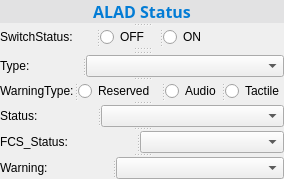
       <widget class="QSplitter" name="splitter_237">
        <property name="orientation">
         <enum>Qt::Vertical</enum>
        </property>
        <widget class="QLabel" name="label_224">
         <property name="font">
          <font>
           <family>Microsoft YaHei</family>
           <pointsize>12</pointsize>
          </font>
         </property>
         <property name="styleSheet">
          <string notr="true">color:rgb(3, 124, 213);
background-color: rgb(226, 226, 227);</string>
         </property>
         <property name="frameShape">
          <enum>QFrame::Box</enum>
         </property>
         <property name="frameShadow">
          <enum>QFrame::Plain</enum>
         </property>
         <property name="lineWidth">
          <number>0</number>
         </property>
         <property name="text">
          <string>&lt;html&gt;&lt;head/&gt;&lt;body&gt;&lt;p&gt;&lt;span style=&quot; font-weight:600;&quot;&gt;ALAD Status&lt;/span&gt;&lt;/p&gt;&lt;/body&gt;&lt;/html&gt;</string>
         </property>
         <property name="alignment">
          <set>Qt::AlignCenter</set>
         </property>
        </widget>
        <widget class="QSplitter" name="splitter_238">
         <property name="styleSheet">
          <string notr="true">font: 9pt &quot;Microsoft YaHei&quot;;</string>
         </property>
         <property name="orientation">
          <enum>Qt::Vertical</enum>
         </property>
         <widget class="QSplitter" name="splitter_239">
          <property name="styleSheet">
           <string notr="true">font: 9pt &quot;Microsoft YaHei&quot;;</string>
          </property>
          <property name="orientation">
           <enum>Qt::Horizontal</enum>
          </property>
          <widget class="QLabel" name="label_225">
           <property name="styleSheet">
            <string notr="true">font: 9pt &quot;Microsoft YaHei&quot;;</string>
           </property>
           <property name="text">
            <string>SwitchStatus:  </string>
           </property>
          </widget>
          <widget class="QRadioButton" name="radioButton_20">
           <property name="sizePolicy">
            <sizepolicy hsizetype="Fixed" vsizetype="Fixed">
             <horstretch>0</horstretch>
             <verstretch>0</verstretch>
            </sizepolicy>
           </property>
           <property name="styleSheet">
            <string notr="true">font: 9pt &quot;Microsoft YaHei&quot;;</string>
           </property>
           <property name="text">
            <string>OFF</string>
           </property>
          </widget>
          <widget class="QRadioButton" name="radioButton_21">
           <property name="sizePolicy">
            <sizepolicy hsizetype="Fixed" vsizetype="Fixed">
             <horstretch>0</horstretch>
             <verstretch>0</verstretch>
            </sizepolicy>
           </property>
           <property name="styleSheet">
            <string notr="true">font: 9pt &quot;Microsoft YaHei&quot;;</string>
           </property>
           <property name="text">
            <string>ON                 </string>
           </property>
          </widget>
         </widget>
         <widget class="QSplitter" name="splitter_240">
          <property name="styleSheet">
           <string notr="true">font: 9pt &quot;Microsoft YaHei&quot;;</string>
          </property>
          <property name="orientation">
           <enum>Qt::Vertical</enum>
          </property>
          <widget class="QSplitter" name="splitter_241">
           <property name="orientation">
            <enum>Qt::Horizontal</enum>
           </property>
          </widget>
         </widget>
        </widget>
        <widget class="QSplitter" name="splitter_242">
         <property name="styleSheet">
          <string notr="true">font: 9pt &quot;Microsoft YaHei&quot;;</string>
         </property>
         <property name="orientation">
          <enum>Qt::Horizontal</enum>
         </property>
         <widget class="QLabel" name="label_226">
          <property name="styleSheet">
           <string notr="true">font: 9pt &quot;Microsoft YaHei&quot;;</string>
          </property>
          <property name="text">
           <string>Type:</string>
          </property>
         </widget>
         <widget class="QComboBox" name="comboBox_ALAD_Status_Type_">
          <property name="sizePolicy">
           <sizepolicy hsizetype="Preferred" vsizetype="Fixed">
            <horstretch>0</horstretch>
            <verstretch>0</verstretch>
           </sizepolicy>
          </property>
          <property name="styleSheet">
           <string notr="true">font: 9pt &quot;Microsoft YaHei&quot;;</string>
          </property>
         </widget>
        </widget>
        <widget class="QSplitter" name="splitter_243">
         <property name="styleSheet">
          <string notr="true">font: 9pt &quot;Microsoft YaHei&quot;;</string>
         </property>
         <property name="orientation">
          <enum>Qt::Horizontal</enum>
         </property>
         <widget class="QLabel" name="label_227">
          <property name="sizePolicy">
           <sizepolicy hsizetype="Fixed" vsizetype="Preferred">
            <horstretch>0</horstretch>
            <verstretch>0</verstretch>
           </sizepolicy>
          </property>
          <property name="styleSheet">
           <string notr="true">font: 9pt &quot;Microsoft YaHei&quot;;</string>
          </property>
          <property name="text">
           <string>WarningType:</string>
          </property>
         </widget>
         <widget class="QRadioButton" name="radioButton_22">
          <property name="styleSheet">
           <string notr="true">font: 9pt &quot;Microsoft YaHei&quot;;</string>
          </property>
          <property name="text">
           <string>Reserved  </string>
          </property>
         </widget>
         <widget class="QRadioButton" name="radioButton_188">
          <property name="sizePolicy">
           <sizepolicy hsizetype="Fixed" vsizetype="Fixed">
            <horstretch>0</horstretch>
            <verstretch>0</verstretch>
           </sizepolicy>
          </property>
          <property name="styleSheet">
           <string notr="true">font: 9pt &quot;Microsoft YaHei&quot;;</string>
          </property>
          <property name="text">
           <string>Audio</string>
          </property>
         </widget>
         <widget class="QRadioButton" name="radioButton_189">
          <property name="sizePolicy">
           <sizepolicy hsizetype="Fixed" vsizetype="Fixed">
            <horstretch>0</horstretch>
            <verstretch>0</verstretch>
           </sizepolicy>
          </property>
          <property name="styleSheet">
           <string notr="true">font: 9pt &quot;Microsoft YaHei&quot;;</string>
          </property>
          <property name="text">
           <string>Tactile</string>
          </property>
         </widget>
        </widget>
        <widget class="QSplitter" name="splitter_244">
         <property name="styleSheet">
          <string notr="true">font: 9pt &quot;Microsoft YaHei&quot;;</string>
         </property>
         <property name="orientation">
          <enum>Qt::Horizontal</enum>
         </property>
         <widget class="QLabel" name="label_228">
          <property name="styleSheet">
           <string notr="true">font: 9pt &quot;Microsoft YaHei&quot;;</string>
          </property>
          <property name="text">
           <string>Status:</string>
          </property>
         </widget>
         <widget class="QComboBox" name="comboBox_ALAD_Status_Status_">
          <property name="sizePolicy">
           <sizepolicy hsizetype="Preferred" vsizetype="Fixed">
            <horstretch>0</horstretch>
            <verstretch>0</verstretch>
           </sizepolicy>
          </property>
          <property name="styleSheet">
           <string notr="true">font: 9pt &quot;Microsoft YaHei&quot;;</string>
          </property>
         </widget>
        </widget>
        <widget class="QSplitter" name="splitter_245">
         <property name="styleSheet">
          <string notr="true">font: 9pt &quot;Microsoft YaHei&quot;;</string>
         </property>
         <property name="orientation">
          <enum>Qt::Horizontal</enum>
         </property>
         <widget class="QLabel" name="label_229">
          <property name="styleSheet">
           <string notr="true">font: 9pt &quot;Microsoft YaHei&quot;;</string>
          </property>
          <property name="text">
           <string>FCS_Status:</string>
          </property>
         </widget>
         <widget class="QComboBox" name="comboBox_ALAD_Status_FCS_Status_">
          <property name="sizePolicy">
           <sizepolicy hsizetype="Preferred" vsizetype="Fixed">
            <horstretch>0</horstretch>
            <verstretch>0</verstretch>
           </sizepolicy>
          </property>
          <property name="styleSheet">
           <string notr="true">font: 9pt &quot;Microsoft YaHei&quot;;</string>
          </property>
         </widget>
        </widget>
        <widget class="QSplitter" name="splitter_246">
         <property name="styleSheet">
          <string notr="true">font: 9pt &quot;Microsoft YaHei&quot;;</string>
         </property>
         <property name="orientation">
          <enum>Qt::Horizontal</enum>
         </property>
         <widget class="QLabel" name="label_230">
          <property name="styleSheet">
           <string notr="true">font: 9pt &quot;Microsoft YaHei&quot;;</string>
          </property>
          <property name="text">
           <string>Warning:</string>
          </property>
         </widget>
         <widget class="QComboBox" name="comboBox_ALAD_Status_Warning_">
          <property name="sizePolicy">
           <sizepolicy hsizetype="Preferred" vsizetype="Fixed">
            <horstretch>0</horstretch>
            <verstretch>0</verstretch>
           </sizepolicy>
          </property>
          <property name="styleSheet">
           <string notr="true">font: 9pt &quot;Microsoft YaHei&quot;;</string>
          </property>
         </widget>
        </widget>
       </widget>
